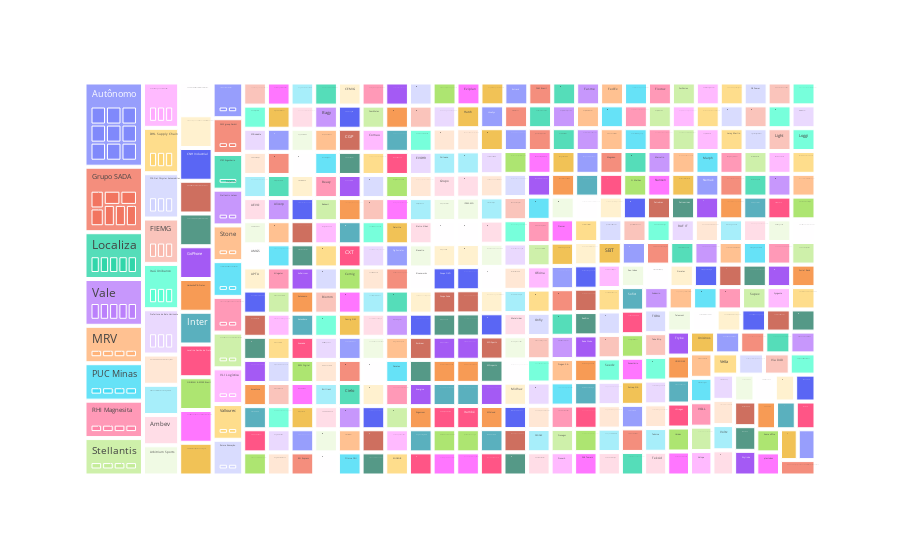

This figure's notebook cell:
### Code cell
#Treemapping por empresa

grafico = px.treemap(conexoes, path=['Company', 'Position', 'Full Name'])
grafico.show()

### Figure 1 — Plotly figure (JSON) as saved in the notebook; plotly's stock layout.template omitted (floating-point values rounded to 4 significant figures; data arrays with more than 128 entries replaced by an {"elided": "..."} marker saying what was removed)
{"data": [{"branchvalues": "total", "domain": {"x": [0, 1], "y": [0, 1]}, "hovertemplate": "labels=%{label}<br>count=%{value}<br>parent=%{parent}<br>id=%{id}<extra></extra>", "ids": {"elided": "1501 str values"}, "labels": {"elided": "1501 str values"}, "name": "", "parents": {"elided": "1501 str values"}, "type": "treemap", "values": {"elided": "1501 int values"}}], "layout": {"legend": {"tracegroupgap": 0}, "margin": {"t": 60}}}
